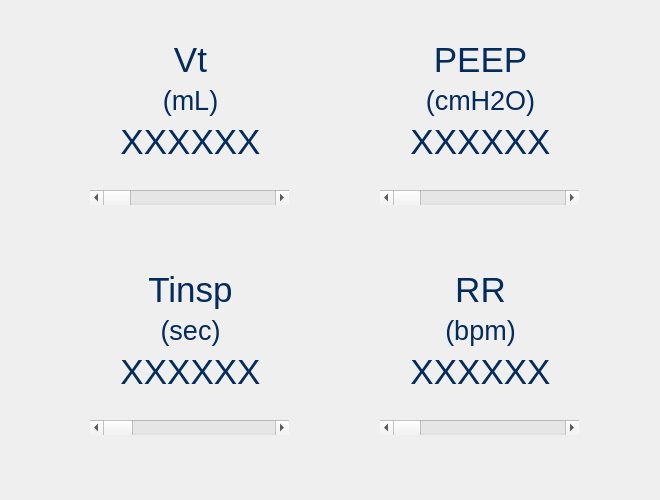
<?xml version="1.0" encoding="UTF-8"?>
<ui version="4.0">
 <class>Form</class>
 <widget class="QWidget" name="Form">
  <property name="geometry">
   <rect>
    <x>0</x>
    <y>0</y>
    <width>660</width>
    <height>500</height>
   </rect>
  </property>
  <property name="windowTitle">
   <string>Form</string>
  </property>
  <widget class="QWidget" name="">
   <property name="geometry">
    <rect>
     <x>380</x>
     <y>270</y>
     <width>201</width>
     <height>121</height>
    </rect>
   </property>
   <layout class="QVBoxLayout" name="verticalLayout_10">
    <item>
     <widget class="QLabel" name="RR_label_set">
      <property name="font">
       <font>
        <family>Arial</family>
        <pointsize>26</pointsize>
       </font>
      </property>
      <property name="styleSheet">
       <string notr="true">color: rgb(3, 43, 91);</string>
      </property>
      <property name="text">
       <string>RR</string>
      </property>
      <property name="alignment">
       <set>Qt::AlignCenter</set>
      </property>
     </widget>
    </item>
    <item>
     <widget class="QLabel" name="setRR_units">
      <property name="font">
       <font>
        <family>Arial</family>
        <pointsize>20</pointsize>
       </font>
      </property>
      <property name="styleSheet">
       <string notr="true">color: rgb(3, 43, 91);</string>
      </property>
      <property name="text">
       <string>(bpm)</string>
      </property>
      <property name="alignment">
       <set>Qt::AlignCenter</set>
      </property>
     </widget>
    </item>
    <item>
     <widget class="QLabel" name="setRRvar_setting">
      <property name="font">
       <font>
        <family>Arial</family>
        <pointsize>26</pointsize>
       </font>
      </property>
      <property name="styleSheet">
       <string notr="true">color: rgb(3, 43, 91);</string>
      </property>
      <property name="text">
       <string>XXXXXX</string>
      </property>
      <property name="alignment">
       <set>Qt::AlignCenter</set>
      </property>
     </widget>
    </item>
   </layout>
  </widget>
  <widget class="QWidget" name="">
   <property name="geometry">
    <rect>
     <x>90</x>
     <y>270</y>
     <width>201</width>
     <height>121</height>
    </rect>
   </property>
   <layout class="QVBoxLayout" name="verticalLayout_6">
    <item>
     <widget class="QLabel" name="Tinsp_label_set">
      <property name="font">
       <font>
        <family>Arial</family>
        <pointsize>26</pointsize>
       </font>
      </property>
      <property name="styleSheet">
       <string notr="true">color: rgb(3, 43, 91);</string>
      </property>
      <property name="text">
       <string>Tinsp</string>
      </property>
      <property name="alignment">
       <set>Qt::AlignCenter</set>
      </property>
     </widget>
    </item>
    <item>
     <widget class="QLabel" name="setTinsp_units">
      <property name="font">
       <font>
        <family>Arial</family>
        <pointsize>20</pointsize>
       </font>
      </property>
      <property name="styleSheet">
       <string notr="true">color: rgb(3, 43, 91);</string>
      </property>
      <property name="text">
       <string>(sec)</string>
      </property>
      <property name="alignment">
       <set>Qt::AlignCenter</set>
      </property>
     </widget>
    </item>
    <item>
     <widget class="QLabel" name="setTinspvar_setting">
      <property name="font">
       <font>
        <family>Arial</family>
        <pointsize>26</pointsize>
       </font>
      </property>
      <property name="styleSheet">
       <string notr="true">color: rgb(3, 43, 91);</string>
      </property>
      <property name="text">
       <string>XXXXXX</string>
      </property>
      <property name="alignment">
       <set>Qt::AlignCenter</set>
      </property>
     </widget>
    </item>
   </layout>
  </widget>
  <widget class="QWidget" name="">
   <property name="geometry">
    <rect>
     <x>380</x>
     <y>40</y>
     <width>201</width>
     <height>121</height>
    </rect>
   </property>
   <layout class="QVBoxLayout" name="verticalLayout_9">
    <item>
     <widget class="QLabel" name="PEEP_label_set">
      <property name="font">
       <font>
        <family>Arial</family>
        <pointsize>26</pointsize>
       </font>
      </property>
      <property name="styleSheet">
       <string notr="true">color: rgb(3, 43, 91);</string>
      </property>
      <property name="text">
       <string>PEEP</string>
      </property>
      <property name="alignment">
       <set>Qt::AlignCenter</set>
      </property>
     </widget>
    </item>
    <item>
     <widget class="QLabel" name="setPEEP_units">
      <property name="font">
       <font>
        <family>Arial</family>
        <pointsize>20</pointsize>
       </font>
      </property>
      <property name="styleSheet">
       <string notr="true">color: rgb(3, 43, 91);</string>
      </property>
      <property name="text">
       <string>(cmH2O)</string>
      </property>
      <property name="alignment">
       <set>Qt::AlignCenter</set>
      </property>
     </widget>
    </item>
    <item>
     <widget class="QLabel" name="setPEEPvar_setting">
      <property name="font">
       <font>
        <family>Arial</family>
        <pointsize>26</pointsize>
       </font>
      </property>
      <property name="styleSheet">
       <string notr="true">color: rgb(3, 43, 91);</string>
      </property>
      <property name="text">
       <string>XXXXXX</string>
      </property>
      <property name="alignment">
       <set>Qt::AlignCenter</set>
      </property>
     </widget>
    </item>
   </layout>
  </widget>
  <widget class="QWidget" name="">
   <property name="geometry">
    <rect>
     <x>90</x>
     <y>40</y>
     <width>201</width>
     <height>121</height>
    </rect>
   </property>
   <layout class="QVBoxLayout" name="verticalLayout_7">
    <item>
     <widget class="QLabel" name="Vt_label_set">
      <property name="font">
       <font>
        <family>Arial</family>
        <pointsize>26</pointsize>
       </font>
      </property>
      <property name="styleSheet">
       <string notr="true">color: rgb(3, 43, 91);</string>
      </property>
      <property name="text">
       <string>Vt</string>
      </property>
      <property name="alignment">
       <set>Qt::AlignCenter</set>
      </property>
     </widget>
    </item>
    <item>
     <widget class="QLabel" name="setVt_units">
      <property name="font">
       <font>
        <family>Arial</family>
        <pointsize>20</pointsize>
       </font>
      </property>
      <property name="styleSheet">
       <string notr="true">color: rgb(3, 43, 91);</string>
      </property>
      <property name="text">
       <string>(mL)</string>
      </property>
      <property name="alignment">
       <set>Qt::AlignCenter</set>
      </property>
     </widget>
    </item>
    <item>
     <widget class="QLabel" name="setVtvar_setting">
      <property name="font">
       <font>
        <family>Arial</family>
        <pointsize>26</pointsize>
       </font>
      </property>
      <property name="styleSheet">
       <string notr="true">color: rgb(3, 43, 91);</string>
      </property>
      <property name="text">
       <string>XXXXXX</string>
      </property>
      <property name="alignment">
       <set>Qt::AlignCenter</set>
      </property>
     </widget>
    </item>
   </layout>
  </widget>
  <widget class="QScrollBar" name="setTinspScrollBar">
   <property name="geometry">
    <rect>
     <x>90</x>
     <y>420</y>
     <width>199</width>
     <height>15</height>
    </rect>
   </property>
   <property name="maximum">
    <number>10</number>
   </property>
   <property name="pageStep">
    <number>2</number>
   </property>
   <property name="value">
    <number>0</number>
   </property>
   <property name="orientation">
    <enum>Qt::Horizontal</enum>
   </property>
  </widget>
  <widget class="QScrollBar" name="setRRScrollBar">
   <property name="geometry">
    <rect>
     <x>380</x>
     <y>420</y>
     <width>199</width>
     <height>15</height>
    </rect>
   </property>
   <property name="orientation">
    <enum>Qt::Horizontal</enum>
   </property>
  </widget>
  <widget class="QScrollBar" name="setVtScrollBar">
   <property name="geometry">
    <rect>
     <x>90</x>
     <y>190</y>
     <width>199</width>
     <height>15</height>
    </rect>
   </property>
   <property name="orientation">
    <enum>Qt::Horizontal</enum>
   </property>
  </widget>
  <widget class="QScrollBar" name="setPEEPScrollBar">
   <property name="geometry">
    <rect>
     <x>380</x>
     <y>190</y>
     <width>199</width>
     <height>15</height>
    </rect>
   </property>
   <property name="orientation">
    <enum>Qt::Horizontal</enum>
   </property>
  </widget>
 </widget>
 <resources/>
 <connections/>
</ui>
